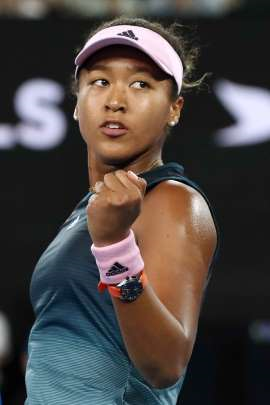
#> input picture python/opencv/sample/sample01.png, 270 x 405 px, found by its file name
$ python sample03.py
#> lines starting #> are read from the running program, lines starting #| are printed output that depends on the picture
# coding: utf-8
# sample03.py

import os
import cv2

try:
#   https://note.nkmk.me/python-script-file-path/
#   img = cv2.imread('F:\\Program\\Programming_study\\python\\opencv\\sample\\sample01.png', cv2.IMREAD_COLOR)
    pngpath = os.path.join(os.path.dirname(__file__), '..\\sample\\sample01.png')
    img = cv2.imread(pngpath, cv2.IMREAD_COLOR)
#> img is the input picture: shape (405, 270, 3); mean B, G, R 66, 68.5, 74.8
    if img is None:
        raise FileNotFoundError('ファイルが見つかりません。')

    cv2.imshow('sample01', img)

    # ２分の１倍にする
    size = (int(img.shape[1] / 2), int(img.shape[0] / 2))
#> size = (135, 202)

    # 最近傍補間
    dst1 = cv2.resize(img, size, interpolation=cv2.INTER_NEAREST)
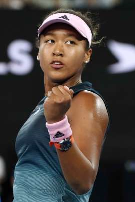
#> dst1: shape (202, 135, 3); mean B, G, R 66, 68.5, 74.9
    cv2.imshow('sample02', dst1)

    # ピクセル領域の関係
    dst2 = cv2.resize(img, size, interpolation=cv2.INTER_AREA)
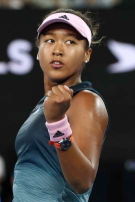
#> dst2: shape (202, 135, 3); mean B, G, R 66, 68.5, 74.8
    cv2.imshow('sample03', dst2)

    # ハイキュービック
    dst3 = cv2.resize(img, size, interpolation=cv2.INTER_CUBIC)
    cv2.imshow('sample04', dst3)

    # ランツォシュ
    dst4 = cv2.resize(img, size, interpolation=cv2.INTER_LANCZOS4)
    cv2.imshow('sample05', dst4)

    cv2.waitKey(0)
    cv2.destroyAllWindows()

except FileNotFoundError as e:
    print(e)
